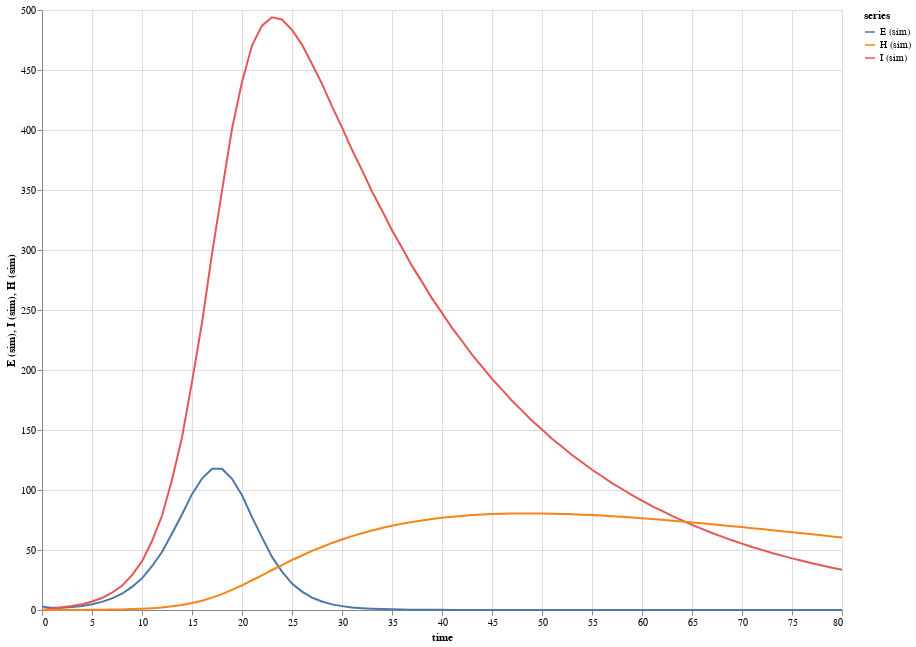

The notebook cell this image was saved under:
### Code cell
plot("seirh sim EIH", [seirh_sim_E_series, seirh_sim_I_series, seirh_sim_H_series], time(seirh_sim), "time")

### Figure 1 — Vega-Lite specification as saved in the notebook (floating-point values rounded to 4 significant figures; data arrays with more than 128 entries replaced by an {"elided": "..."} marker saying what was removed)
{"$schema": "https://vega.github.io/schema/vega-lite/v4.json", "data": {"values": {"elided": "243 records"}}, "description": "", "height": 600, "layer": [{"encoding": {"color": {"field": "series", "type": "nominal"}, "x": {"field": "time", "type": "quantitative"}, "y": {"field": "E (sim)", "type": "quantitative"}}, "mark": "line"}, {"encoding": {"color": {"field": "series", "type": "nominal"}, "x": {"field": "time", "type": "quantitative"}, "y": {"field": "I (sim)", "type": "quantitative"}}, "mark": "line"}, {"encoding": {"color": {"field": "series", "type": "nominal"}, "x": {"field": "time", "type": "quantitative"}, "y": {"field": "H (sim)", "type": "quantitative"}}, "mark": "line"}], "width": 800}
